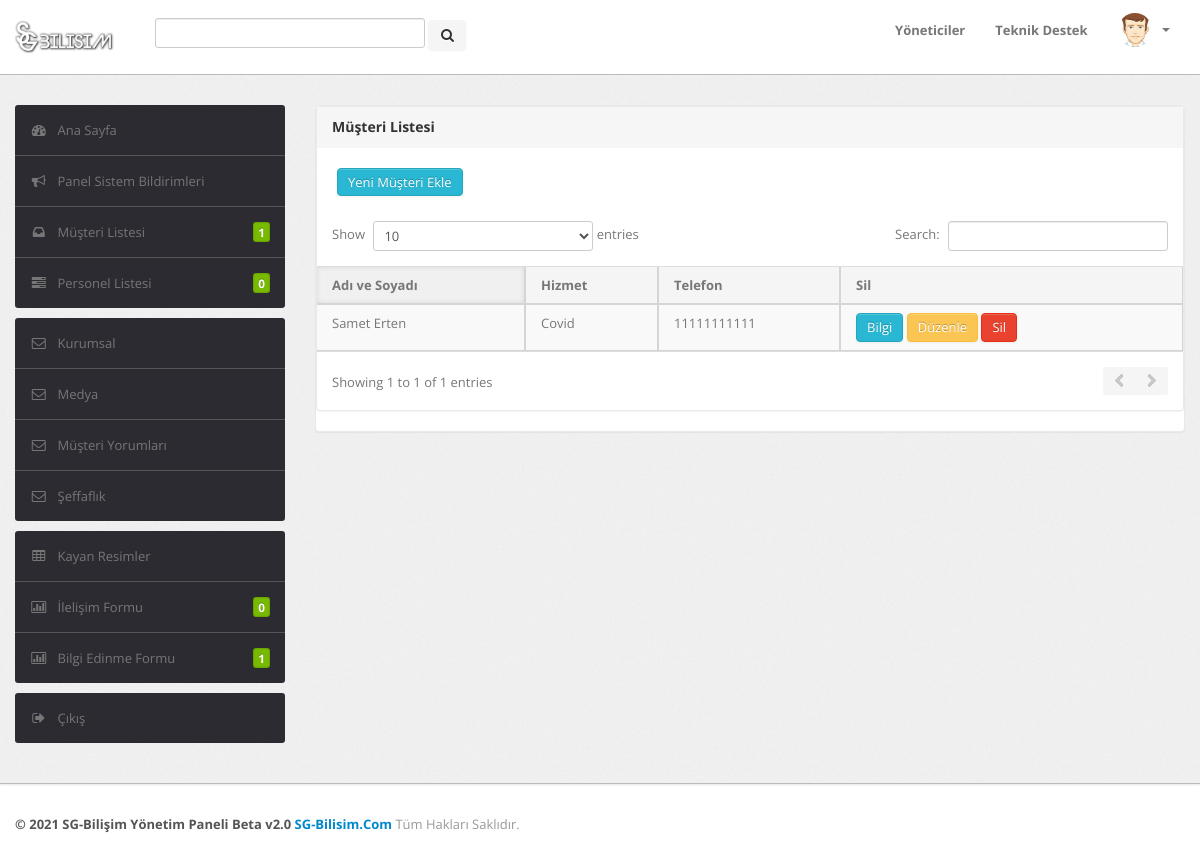
/sgpnl/musteriliste.php (signed in), run on the app's committed database.
### tables this page shows
CREATE TABLE `musteri`  (
  `id` int NOT NULL AUTO_INCREMENT,
  `adsoyad` varchar(255) NULL DEFAULT NULL,
  `telefon` varchar(255) NULL DEFAULT NULL,
  `adres` varchar(255) NULL DEFAULT NULL,
  `calisan` varchar(255) NULL DEFAULT NULL,
  `tip` varchar(255) NULL DEFAULT NULL,
  `saat` varchar(255) NULL DEFAULT NULL,
  `tckimlik` varchar(255) NULL DEFAULT NULL,
  PRIMARY KEY (`id`) USING BTREE
);

### sgpnl/musteriliste.php (the view, shortened to what this page needs)
<?php
include 'inc/vt.php';
include 'inc/header.php';
include 'inc/navbar.php';
?>
    <div class="wrapper">
        <div class="container">
            <div class="row">
                <div class="span3">
                     <?php include 'inc/sidebar.php';?>
                </div>
                <div class="span9">
                    <div class="content">
                        <div class="module">
						   <div class="module">
							<div class="module-head">
								<h3>Müşteri Listesi</h3>
							</div>
							<br>
							<p><a href="musteriekle.php" class="btn btn-info">Yeni Müşteri Ekle</a></p>
							<div class="module-body table">
								 <table border="1"  class="datatable-1 table table-bordered table-striped display" width="100%">
								 <thead>
								 <tr>
								 <th>Adı ve Soyadı</th>
								 <th>Hizmet</th>
								 <th>Telefon</th>
								 <th>Sil</th>
								 </tr>
								 </thead>
								 <tbody>
								 	<?php
$sorgu = $baglanti->prepare("SELECT * FROM musteri");
$sorgu->execute();
$yon = 'sag';
while ($sonuc = $sorgu->fetch()) {
    ?>
    <tr <?php echo $yon == 'sag' ? 'ml-auto' : 'mr-auto' ?>>
      <td><?= $sonuc['adsoyad'] ?></td>
      <td><?= $sonuc['tip'] ?></td>
	  <td><?= $sonuc['telefon'] ?></td>
	<td>
	<a href="musteribilgi.php?id=<?= $sonuc["id"] ?>" class="btn btn-info">Bilgi</a>
	<a href="musteriguncelle.php?id=<?= $sonuc["id"] ?>" class="btn btn-warning">Düzenle</a>
	<a href="inc/silmusteri.php?id=<?= $sonuc["id"] ?>" class="btn btn-danger">Sil</a></td>
    </tr> <?php
}
?>
								 </tbody>
								 </table>
							</div>
						</div>
                        </div>
                    </div>
                </div>
            </div>
        </div>
    </div>
 <?php include 'inc/footer.php';?>

### sgpnl/musteriliste.php (style rules this page uses)
p { position: relative; right: -20px; }

### data on the page
musteri: adsoyad "Samet Erten", tip "Covid", telefon "11111111111"

### other printed values
$say "1"
$say "0"
